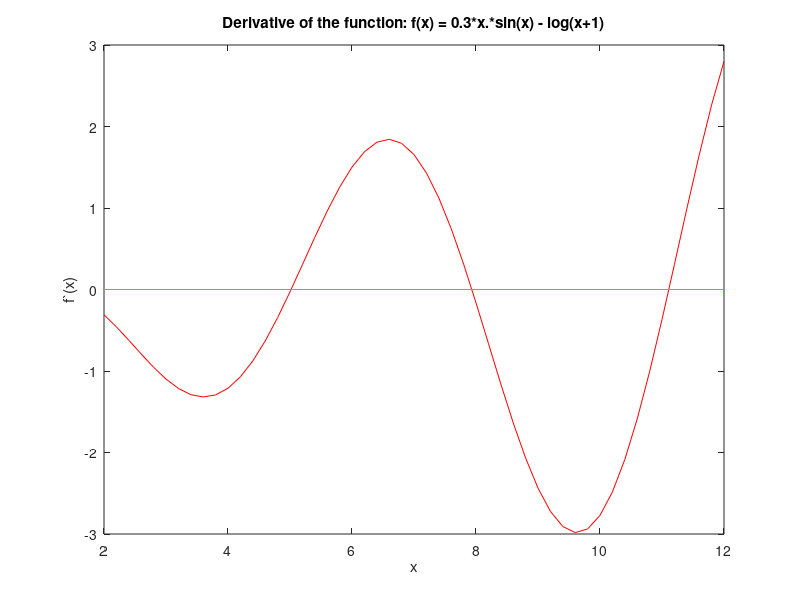

The MATLAB script that drew this image:
function DrawPlot()

x = 2: 0.2: 12;

%plot(x, (0.3*x.*sin(x) - log(x+1)), 'r-');
plot(x, (0.3*sin(x) + 0.3*x.*cos(x) - (1./(x+1))), 'r-');
title('Derivative of the function: f(x) = 0.3*x.*sin(x) - log(x+1)');
%title('Basic function: f(x) = 0.3*x.*sin(x) - log(x+1)');
xL = xlim;
line(xL, [0 0],'color','g','linewidth',0.3)
xlabel('x'), ylabel('f`(x)')
hold on;

end

